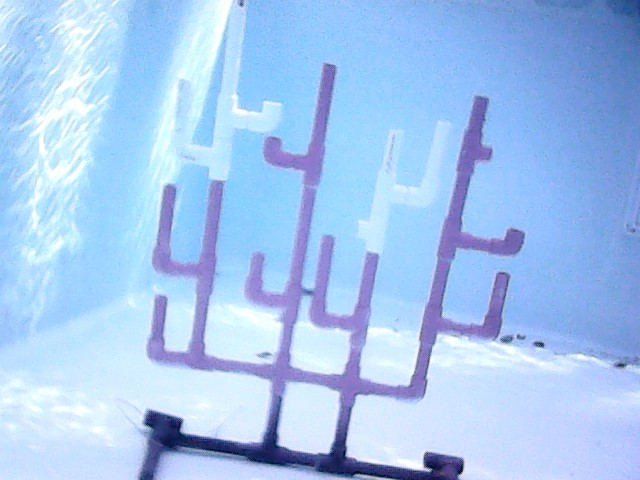
#> input picture vision/coral/coral_test.jpg, 640 x 480 px
$ python -i colors.py   (imports and definitions only)
#> lines starting #> are read from the running program, lines starting #| are printed output that depends on the picture
import numpy as np
import json
from enum import Enum
import cv2
import pkgutil

def get_data():
    data = pkgutil.get_data(__name__, "colors.txt")
    json_data = json.loads(data.decode())
    return json_data


def set_color(color, lower, upper):
    with open('colors.txt', 'r') as file:
        colors = json.load(file)
    colors[color] = [lower, upper]
    with open('colors.txt', 'w') as outfile:
        json.dump(colors, outfile)

def get_mask(color, image):
    hsv = cv2.cvtColor(image, cv2.COLOR_BGR2HLS)
    colors = get_data()
    lower, upper = colors[color]
    return cv2.inRange(hsv, np.array(lower), np.array(upper))

def get_values(color):
    colors = get_data()
    return colors[color]

def grid_lines(image):
    red = get_mask('red', image)
    blue = get_mask('blue', image)
    mask = cv2.bitwise_not(cv2.bitwise_or(red, blue))
    kernel = np.ones((15, 15), np.uint8)
    eroded = cv2.erode(mask, kernel)

    grey = cv2.cvtColor(image, cv2.COLOR_BGR2GRAY)
    thresh = cv2.adaptiveThreshold(grey, 255, cv2.ADAPTIVE_THRESH_GAUSSIAN_C, cv2.THRESH_BINARY_INV, 7, 6)

    threshAndMask = cv2.bitwise_and(thresh, eroded)

    return threshAndMask

>>> import cv2
>>> picture = cv2.imread('../coral/coral_test.jpg', cv2.IMREAD_GRAYSCALE)
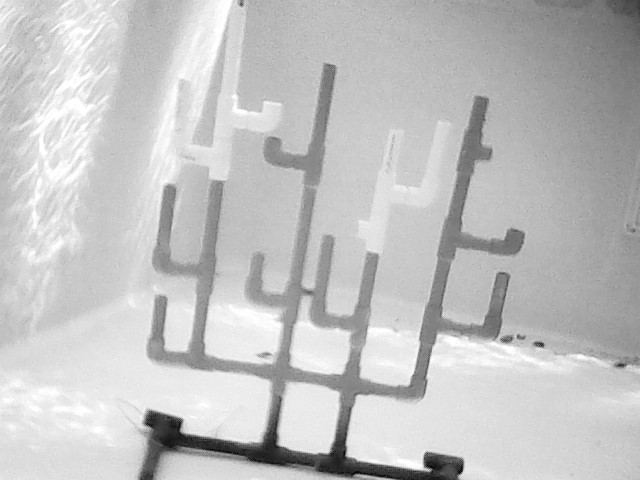
#> picture: shape (480, 640); min 0, max 255, mean 193.3
>>> result = grid_lines(picture)
#> (the run stopped early here; a loop or call above may not have finished)
